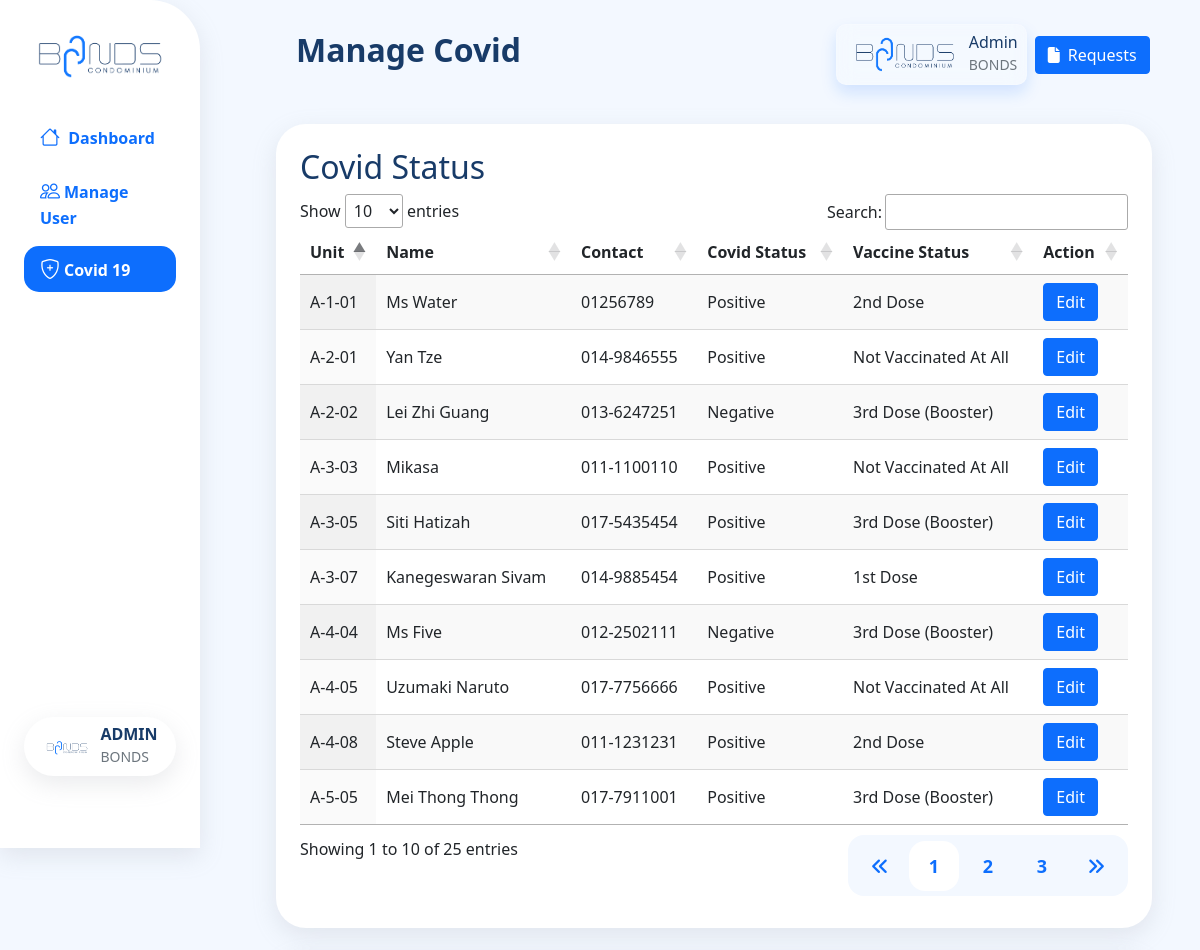
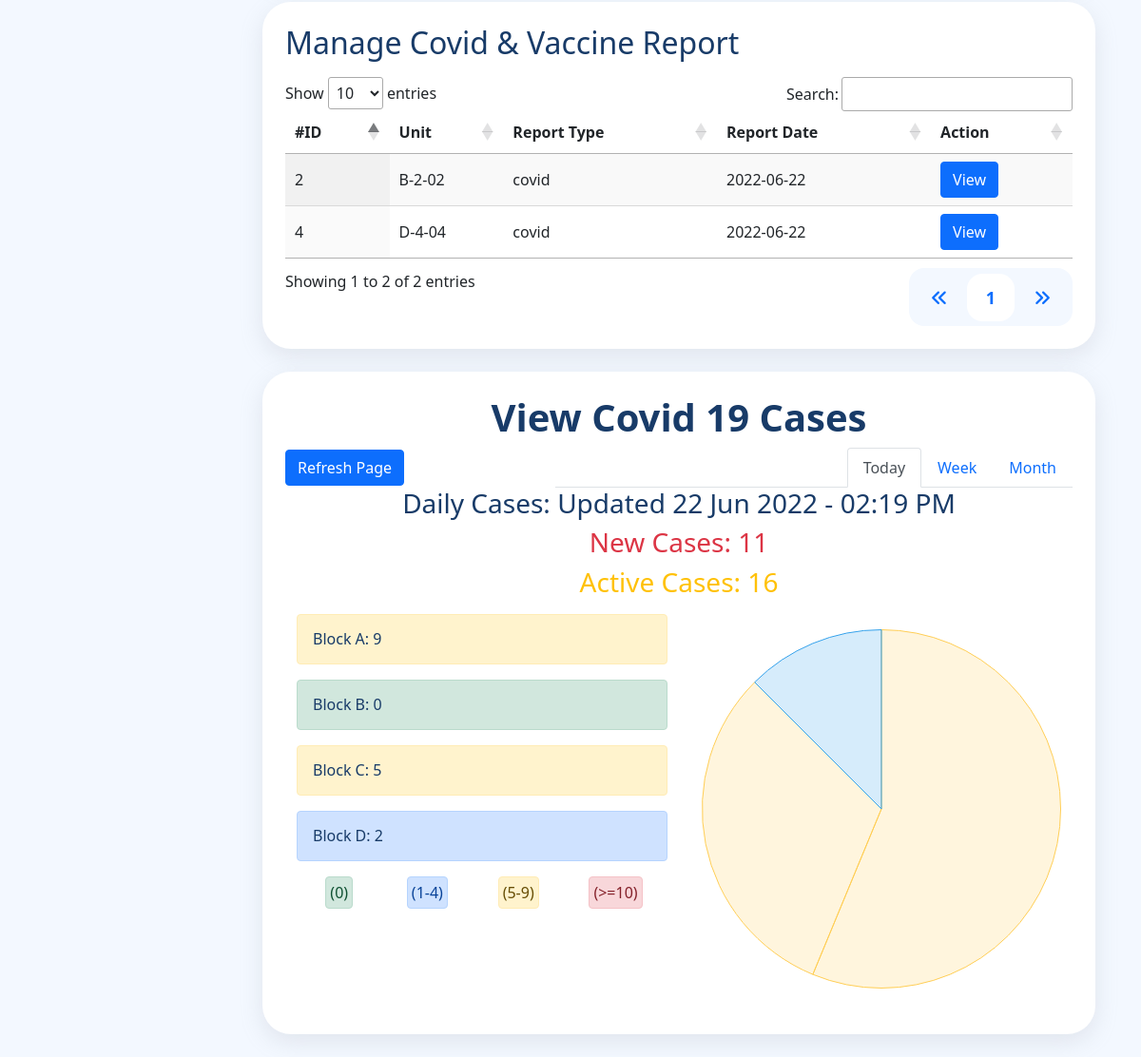
/admin-managecovid.php (signed in), run on the app's committed database (2 pictures, top to bottom).
### tables this page shows
CREATE TABLE `unit` (
  `unit_no` varchar(10) NOT NULL,
  `owner_ic` varchar(20) NOT NULL,
  `car_park_id` varchar(25) NOT NULL
);

CREATE TABLE `resident` (
  `ic` varchar(20) NOT NULL,
  `name` varchar(50) NOT NULL,
  `dob` date NOT NULL,
  `gender` varchar(10) NOT NULL,
  `race` varchar(20) NOT NULL,
  `contact` varchar(20) NOT NULL,
  `emergency_contact` varchar(20) NOT NULL,
  `email` varchar(100) NOT NULL,
  `check_in_date` datetime NOT NULL,
  `profile_pic` varchar(500) NOT NULL,
  `covid_status` varchar(30) NOT NULL,
  `password` varchar(255) NOT NULL,
  `vaccine_status` varchar(30) NOT NULL,
  `rental_status` varchar(20) NOT NULL
);

CREATE TABLE `report` (
  `report_id` int(11) NOT NULL,
  `reporter_unit` varchar(20) NOT NULL,
  `report_type` varchar(20) NOT NULL,
  `report_for_status` varchar(30) NOT NULL,
  `evidence` varchar(500) NOT NULL,
  `date` date NOT NULL
);

CREATE TABLE `covidcases` (
  `date` date NOT NULL,
  `new` int(11) NOT NULL,
  `active` int(11) NOT NULL,
  `recover` int(11) NOT NULL
);

### includes/controllers/covidreport_controller.php (called while the page is built, shortened)
<?php
    function getDateNow($offset,$amount,$format){
        $Date = date("d-M-Y H:i:s");
        return trim(date($format, strtotime($Date.$offset."".$amount."")), "'");
    }
    function getCurrentReport(){
        $blocks = array("A", "B", "C", "D");
        $blockcount = array();
        foreach ($blocks as $block) {
            $covid_report = mysqli_fetch_array(mysqli_query(connection(),
            "SELECT COUNT(name) FROM resident WHERE covid_status='Positive' AND
            ic IN (SELECT owner_ic FROM unit WHERE unit_no LIKE '".$block."%')"));
            array_push($blockcount, $covid_report);
        }
        return $blockcount;
    }
    function getActiveCases(){
        $covid_report = mysqli_fetch_array(mysqli_query(connection(),
        "SELECT COUNT(name) FROM resident WHERE covid_status='Positive'"));
        return $covid_report[0];
    }
    function getNewCases(){
        $today = date("Y-m-d");
        $covid_report = mysqli_fetch_array(mysqli_query(connection(),
        "SELECT * FROM covidcases WHERE date='$today'"));
        $newCases=0;
        if($covid_report != null){
            $newCases = $covid_report['new'];
        }
        return $newCases;
    }
    function createWeekArray(){
        $weekArr = array();
        for ($x = 7; $x >= 1; $x--) {
            array_push($weekArr, getDateNow(-$x,"days","'d M Y'"));
        }
        return $weekArr;
    }
    function getWeeklyReport(){
        $weekArr = array();
        for ($x=7; $x>=1; $x--) {
            array_push($weekArr, getDateNow(-$x,"days","'Y-m-d'"));
        }
        $activeArr = array();
        $newArr = array();
        $recoveredArr = array();
        foreach ($weekArr as $day) {
            $covid_report = mysqli_fetch_array(mysqli_query(connection(),
            "SELECT active FROM covidcases WHERE date ='$day'"));
            if($covid_report == null){
                array_push($activeArr, 0);
            }else{
                array_push($activeArr, $covid_report[0]);
            }
            $covid_report2 = mysqli_fetch_array(mysqli_query(connection(),
            "SELECT new FROM covidcases WHERE date ='$day'"));
            if($covid_report2 == null){
                array_push($newArr, 0);
            }else{
                array_push($newArr, $covid_report2[0]);
            }
            $covid_report3 = mysqli_fetch_array(mysqli_query(connection(),
            "SELECT recover FROM covidcases WHERE date ='$day'"));
            if($covid_report3 == null){
                array_push($recoveredArr, 0);
            }else{
                array_push($recoveredArr, $covid_report3[0]);
            }
        }
        return array($activeArr,$newArr,$recoveredArr);
    }
    function createMonthArray(){
        $month = date("m",strtotime(getDateNow(-1,"months","'d-M-Y'")));
        $year = date("Y",strtotime(getDateNow(-1,"months","'d-M-Y'")));
        $monthArr = array();
        for ($x=1; $x<=cal_days_in_month(CAL_GREGORIAN, $month, $year); $x++){
            array_push($monthArr, $x);
        }
        return $monthArr;
    }
    function getMonthlyReport(){
        $month = date("m",strtotime(getDateNow(-1,"months","'d-M-Y'")));
        $year = date("Y",strtotime(getDateNow(-1,"months","'d-M-Y'")));
        $monthArr = array();
        for ($x=1; $x<=cal_days_in_month(CAL_GREGORIAN, $month, $year); $x++) {
            array_push($monthArr, date('Y-m-d',strtotime($year."-".$month."-".$x)));
        }
        $monthlyReport = array();
        foreach ($monthArr as $day) {
            $covid_report = mysqli_fetch_array(mysqli_query(connection(),
            "SELECT active FROM covidcases WHERE date ='$day'"));
            if($covid_report == null){
                array_push($monthlyReport, 0);
            }else{
                array_push($monthlyReport, $covid_report[0]);
            }
        }
        return $monthlyReport;
    }
?>

### config/config.php (called while the page is built, shortened)
<?php
function connection(){
	return mysqli_connect("localhost", "root", "", "bonds");
}
?>

### admin-managecovid.php (the view, shortened to what this page needs)
<?php
include 'includes/admin-header.php';
include 'includes/controllers/covidreport_controller.php';
?>
                        <div class="col-12 mycontainer">
                            <div class="table-responsive mb-2">
                                <h2>Covid Status</h2>
                                <table id="CovidTable" class="display" style="width:100%">
                                    <thead>
                                        <tr>
                                            <th>Unit</th>
                                            <th>Name</th>
                                            <th>Contact</th>
                                            <th>Covid Status</th>
                                            <th>Vaccine Status</th>
                                            <th>Action</th>
                                        </tr>
                                    </thead>
                                    <tbody id="CovidTableBody">
                                        <?php
                                            $data_query = mysqli_query($con, "SELECT * FROM unit INNER JOIN resident ON unit.owner_ic = resident.ic");
                                            if(mysqli_num_rows($data_query) > 0)
                                            {
                                                foreach($data_query as $resident)
                                                {
                                        ?>
                                                    <tr>
                                                        <td><?= $resident['unit_no'] ?></td>
                                                        <td><?= $resident['name'] ?></td>
                                                        <td><?= $resident['contact'] ?></td>
                                                        <td><?= $resident['covid_status'] ?></td>
                                                        <td><?= $resident['vaccine_status'] ?></td>
                                                        <td>
                                                            <button type="button" class="btn btn-primary editCovidBtn" value="<?=$resident['ic'];?>">Edit</button>
                                                        </td>
                                                    </tr>
                                        <?php
                                                }
                                            }
                                        ?>
                                    </tbody>
                                </table>
                            </div>
                        </div>
                        <div class="col-12 mycontainer mt-4">
                            <div class="title d-flex align-items-center mb-2">
                                <h2>Manage Covid & Vaccine Report</h2>
                            </div>
                            <table id="ReportTable" class="display" style="width:100%">
                                    <thead>
                                        <tr>
                                            <th>#ID</th>
                                            <th>Unit</th>
                                            <th>Report Type</th>
                                            <th>Report Date</th>
                                            <th>Action</th>
                                        </tr>
                                    </thead>
                                    <tbody id="ReportTableBody">
                                        <?php
                                            $data_query = mysqli_query($con, "SELECT * FROM report ORDER BY date DESC");
                                            if(mysqli_num_rows($data_query) > 0)
                                            {
                                                foreach($data_query as $report)
                                                {
                                        ?>
                                                    <tr>
                                                        <td><?= $report['report_id'] ?></td>
                                                        <td><?= $report['reporter_unit'] ?></td>
                                                        <td><?= $report['report_type'] ?></td>
                                                        <td><?= $report['date'] ?></td>
                                                        <td>
                                                            <button type="button" value="<?=$report['report_id'];?>" class="btn btn-primary viewReportBtn" >
                                                                View
                                                            </button>
                                                        </td>
                                                    </tr>
                                        <?php
                                                }
                                            }
                                        ?>
                                    </tbody>
                                </table>
                        </div>
                        <div class="mycontainer mt-4">
                            <div class="row d-flex align-items-center">
                                <h2 class="text-decoration-none fs-1 fw-bold mydarkgreen text-center">View Covid 19 Cases</h2>
                                <div class="col-12 col-md-4">
                                    <button class="btn btn_mygreen" onClick="window.location.reload();">Refresh Page</button>
                                </div>
                                <div class="col-12 col-md-8">
                                    <ul class="nav nav-tabs d-flex align-items-start" id="myTab" role="tablist">
                                        <li class="ms-auto" role="presentation">
                                            <button class="nav-link active" id="overall-tab" data-bs-toggle="tab"
                                                data-bs-target="#overall-tab-content" type="button" role="tab"
                                                aria-controls="overall-tab-content"
                                                aria-selected="true">Today</button>
                                        </li>
                                        <li class="" role="presentation">
                                            <button class="nav-link" id="week-tab" data-bs-toggle="tab"
                                                data-bs-target="#week-tab-content" type="button" role="tab"
                                                aria-controls="week-tab-content" aria-selected="false">Week</button>
                                        </li>
                                        <li class="" role="presentation">
                                            <button class="nav-link" id="month-tab" data-bs-toggle="tab"
                                                data-bs-target="#month-tab-content" type="button" role="tab"
                                                aria-controls="month-tab-content"
                                                aria-selected="false">Month</button>
                                        </li>
                                    </ul>
                                </div>
                            </div>
                            <div class="tab-content" id="myTabContent">
                                <div class="tab-pane fade show active" id="overall-tab-content" role="tabpanel"
                                aria-labelledby="overall-tab">
                                <div class="text-center">
                                    <h3 class="">Daily Cases: Updated <?=getDateNow(0,"days","'d M Y - h:i A'");?></span> </h3>
                                    <h3 class="text-danger">New Cases: <span><?=getNewCases()?></span></h3>
                                    <h3 class="text-warning">Active Cases: <span><?=getActiveCases()?></span></h3>
                                </div>
                                <div class="row">
                                        <div class="ps-4 container mt-2 w-50 mx-auto">
                                            <h6 id="Block A" class="alert">Block A: <span>0</span></h6>
                                            <h6 id="Block B" class="alert">Block B: <span>0</span></h6>
                                            <h6 id="Block C" class="alert">Block C: <span>0</span></h6>
                                            <h6 id="Block D" class="alert">Block D: <span>0</span></h6>
                                            <div class="d-flex justify-content-around">
                                                <span class="alert alert-success p-1 mx-1">(0)</span>
                                                <span class="alert alert-primary p-1">(1-4)</span>
                                                <span class="alert alert-warning p-1">(5-9)</span>
                                                <span class="alert alert-danger p-1">(>=10)</span>
                                            </div>
                                        </div>
                                        <div class="w-50 mx-auto p-4">
                                            <canvas id="dailyActiveCovidGraph" class=""></canvas>
                                        </div>
                                    </div>
                                </div>
                            </div>
                        </div>
<script>
    // Create yesterday data
    var covid_report = <?php echo json_encode(getCurrentReport()); ?>;
    //Daily Chart
    currentCases(covid_report);
    // Create weekly data
    var week_arr = <?php echo json_encode(createWeekArray()); ?>;
    var weekly_report = <?php echo json_encode(getWeeklyReport()); ?>;
    // Weekly Graph
    weeklyCases(week_arr, weekly_report);
    // Create Monthly Data
    var month_arr = <?php echo json_encode(createMonthArray()); ?>;
    var monthlyReport = <?php echo json_encode(getMonthlyReport()); ?>;
    // Monthly Cases
    monthlyCases(month_arr, monthlyReport);
</script>
<?php include 'includes/admin-footer.php';?>

### data on the page
unit: unit_no "A-1-01", resident.name "Ms Water", resident.contact "01256789", resident.covid_status "Positive", resident.vaccine_status "2nd Dose"
unit: unit_no "A-2-01", resident.name "Yan Tze", resident.contact "014-9846555", resident.covid_status "Positive", resident.vaccine_status "Not Vaccinated At All"
unit: unit_no "A-2-02", resident.name "Lei Zhi Guang", resident.contact "013-6247251", resident.covid_status "Negative", resident.vaccine_status "3rd Dose (Booster)"
unit: unit_no "A-3-03", resident.name "Mikasa", resident.contact "011-1100110", resident.covid_status "Positive", resident.vaccine_status "Not Vaccinated At All"
unit: unit_no "A-3-05", resident.name "Siti Hatizah", resident.contact "017-5435454", resident.covid_status "Positive", resident.vaccine_status "3rd Dose (Booster)"
unit: unit_no "A-3-07", resident.name "Kanegeswaran Sivam", resident.contact "014-9885454", resident.covid_status "Positive", resident.vaccine_status "1st Dose"
unit: unit_no "A-4-04", resident.name "Ms Five", resident.contact "012-2502111", resident.covid_status "Negative", resident.vaccine_status "3rd Dose (Booster)"
unit: unit_no "A-4-05", resident.name "Uzumaki Naruto", resident.contact "017-7756666", resident.covid_status "Positive", resident.vaccine_status "Not Vaccinated At All"
unit: unit_no "A-4-08", resident.name "Steve Apple", resident.contact "011-1231231", resident.covid_status "Positive", resident.vaccine_status "2nd Dose"
unit: unit_no "A-5-05", resident.name "Mei Thong Thong", resident.contact "017-7911001", resident.covid_status "Positive", resident.vaccine_status "3rd Dose (Booster)"
report: report_id "2", reporter_unit "B-2-02", report_type "covid", date "2022-06-22"
report: report_id "4", reporter_unit "D-4-04", report_type "covid", date "2022-06-22"
covidcases: new "11"

### other printed values
$pageTitle "Manage Covid"
getDateNow(0,"days","'d M Y - h:i A'") "22 Jun 2022 - 02:19 PM"
getActiveCases() "16"
